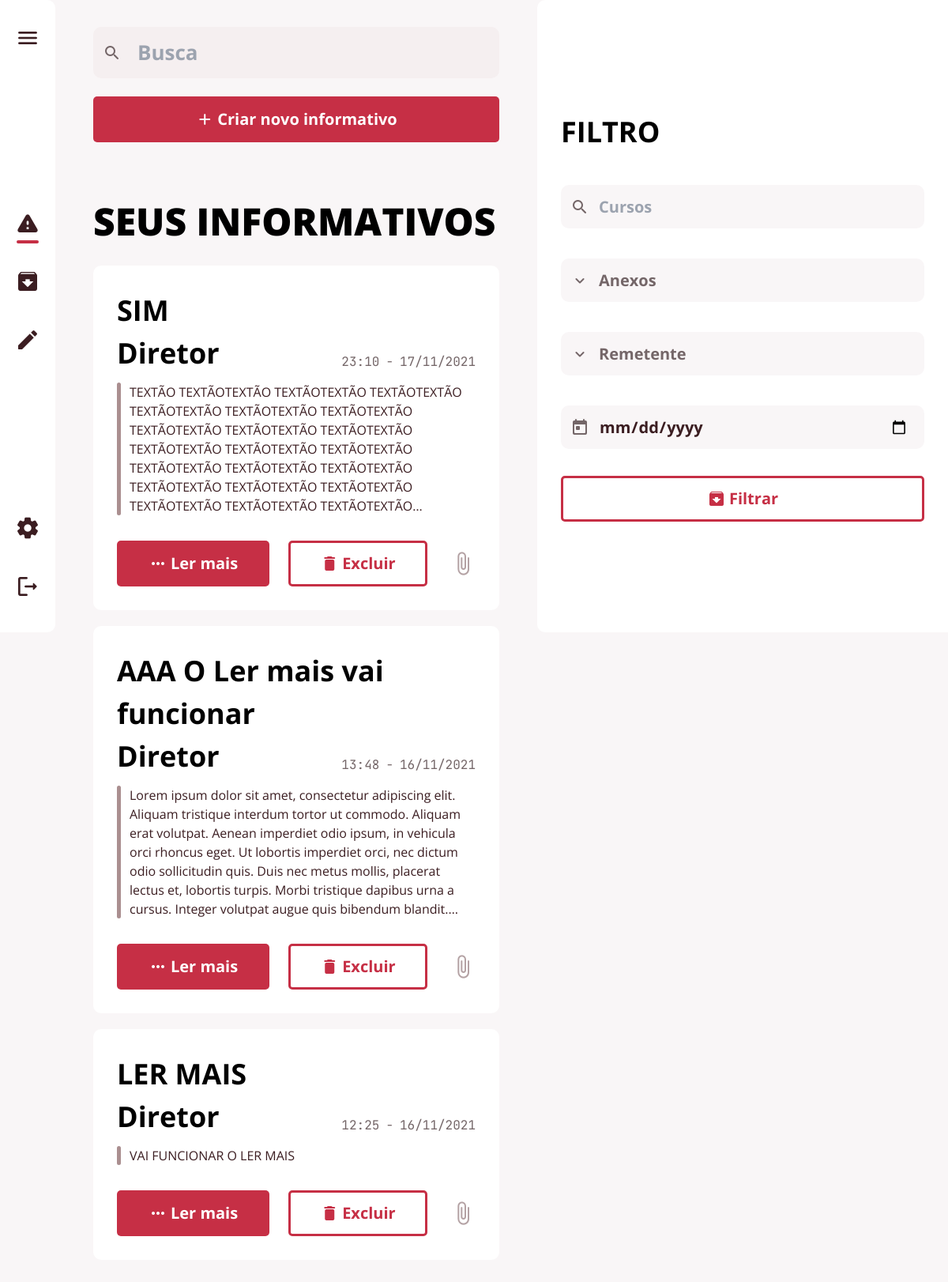
Screenshot of /editar (signed in) with the database file from the repository.
### app/database/models.py (models this page shows, shortened)
class Postagem(db.Model):
    __tablename__ = "postagem"
    id = db.Column(db.Integer, primary_key=True, autoincrement=True)
    titulo = db.Column(db.String(150), nullable=False)
    texto = db.Column(db.String(150), nullable=False)
    data = db.Column(db.DateTime, default=datetime.now)
    postagem_arquivada = db.relationship('Arquivadas')
    user_id = db.Column(db.Integer, db.ForeignKey('user.id'))
    destinatario = db.relationship('Papel',
                                   secondary=postagem_papel_tabela,
                                   back_populates='postagem')

class Papel(db.Model):
    __tablename__ = "papel"
    id = db.Column(db.Integer, primary_key=True, autoincrement=True)
    nome = db.Column(db.String(150), unique=True, nullable=False)
    pode_editar = db.Column(db.Boolean, default=0)
    admin = db.Column(db.Boolean, default=0)
    postagem = db.relationship('Postagem',
                               secondary=postagem_papel_tabela,
                               back_populates='destinatario')
    user = db.relationship('User',
                           secondary=user_papel_tabela,
                           back_populates='papeis')
    def __repr__(self):
        return self.nome

### app/view.py (the view, shortened to what this page needs)
@ routes.route('/editar', methods=['POST', 'GET'])
@ login_required
def edit():
    form = SelectForm()
    form.select.choices = [(select.id, select.nome)
                           for select in Papel.query.join(Papel.user).filter(User.id != user.id).all()]
    papel = db.session.query(Papel.nome).all()
    print(papel)
    user_papel = papel_postagem(user.papeis)
    print(form.select.data)
    if not user_edit():
        return redirect(url_for('view.inicio'))
    posts = db.session.query(Postagem).filter(
        Postagem.user_id == user.id).order_by(Postagem.data.desc()).all()
    '''if request.method == 'GET':
        busca = request.form.get("busca")
        if busca:
            busca = f"%{busca}%"
            search_post = db.session.query(Postagem).filter(
                Postagem.user_id == user.id).filter(Postagem.titulo.like(
                    busca)).order_by(Postagem.data.desc()).all()
            posts = search_post
        filtro_data = request.form.get("data")
        if filtro_data:
            filtro_data = f"%{filtro_data}%"
            filtro_data = db.session.query(Postagem).filter(
                Postagem.user_id == user.id).filter(Postagem.titulo.like(
                    busca)).order_by(Postagem.data.desc()).all()
            posts = filtro_data'''
    return render_template('editar.html', posts=posts, user=user, user_papel=user_papel, papel=papel, user_edit=user_edit(), form=form)

### app/formulario/registerForm.py
class SelectForm(FlaskForm):
    select = ChosenSelectMultipleField("Enviar para", choices=[])

### app/formulario/registerForm.py (called while the page is built)
def _add_chosen_class(kwargs):
    if 'render_kw' in kwargs:
        if 'class' in kwargs['render_kw']:
            kwargs['render_kw']['class'] += ' chosen-select'
        else:
            kwargs['render_kw']['class'] = 'chosen-select'
    else:
        kwargs['render_kw'] = {'class': 'chosen-select'}

### app/view.py (called while the page is built)
def user_edit():
    user_edit = db.session.query(Papel.pode_editar).join(
        Papel.user).filter(User.id == user.id).all()
    for edit in user_edit:
        if edit:
            user_edit = edit[0]
        break
    return user_edit

def papel_postagem(papel):
    return ', '.join(map(str, papel))

### app/templates/editar.html (shortened to what this page needs)
{% extends 'base.html' %}
{% block head %}
<link rel="stylesheet" href="{{url_for('static', filename='style/editar.css')}}">
{% endblock %}
{% block btn_criar %}
<div class="create-btn-box">
    <button class="btn btn-full btn-popup" id="btnpop">
        <span class="material-icons-round">add</span>
        <p>Criar novo informativo</p>
    </button>
</div>
{% endblock %}
{% block main_text %}SEUS INFORMATIVOS{% endblock %}
{% block main %}
{% for post in posts %}
<div class="card-box">
    <h2 class="title-text">{{ post.titulo }}</h2>
    <div class="text-title-area">
        <h3 class="sender-name">{{ user_papel }}</h3>
        <div class="send-date">
            <p class="hour">{{ post.data.strftime('%H:%M') }}</p>
            <p class="date">{{ post.data.strftime('%d/%m/%Y') }}</p>
        </div>
    </div>
    <div class="text-area text-area--short">
        <p>{{ post.texto }}</p>
    </div>
    <div class="bottom-buttons">
        <button class="F-btn btn btn-full" onClick="abrirPopup({{ post.id }})">
            <span class="material-icons-round">more_horiz</span>
            <p>Ler mais</p>
        </button>
        <button class="F-btn btn btn-empty" onClick="deletarPost({{ post.id }})">
            <span class="material-icons-round">delete</span>
            <p>Excluir</p>
        </button>
        <span class="material-icons-round card-icon">
        </span>
    </div>
</div>
{% endfor %}
{% endblock %}

### app/static/style/base.css (style rules this page uses)
* { margin: 0; padding: 0; box-sizing: border-box; }
:root { --card-bg-color:#fff; --primary-bg-color:#f9f6f7; --secondary-bg-color:#f5eff0; --headline-text-color:#000; --primary-text-color:#3b1d21; --secondary-text-color:#746668; --btn-text-color:#fff; --faded-text-color:#aa8f90; --faded-icon-color:#b4a2a4; --primary-accent-color:#c62f45; --h1-font-size:3rem; --h2-font-size:2.25rem; --h3-font-size:1.25rem; --h4-font-size:0.70rem; --p-font-size:1rem; --menu-font-size:1.75rem; --search-font-size:1.625rem; --regular:400; --medium:500; --semi-bold:600; --bold:700; --extra-bold:900; --small-icon:1.5rem; --medium-icon:2rem; --big-icon:3.5rem; --extra-big-icon:15rem; --search-icon:1.75rem; --main-border-radius:10px; --button-border-radius:5px; --default-gap: 30px; }
body { font-family: 'Open Sans', sans-serif; }
button { background: none; border: none; }
.btn { font-family: 'Open Sans', sans-serif; font-size: var(--h3-font-size); font-weight: var(--bold); padding: .7em 2em .7em 2em; display: flex; align-items: center; gap: .2em; border-radius: var(--button-border-radius); cursor:pointer; white-space: nowrap; }
.btn p { float: left; }
.btn span { float: left; font-size: var(--small-icon) }
button { cursor: pointer; }
.btn-full { background-color: var(--primary-accent-color); color:var(--btn-text-color); }
.btn-empty { background-color: transparent; color:var(--primary-accent-color); outline: 3px solid var(--primary-accent-color); outline-offset: -3px; }
.sender-name { font-size: var(--h2-font-size); font-weight: var(--bold); }
body { background-color: var(--primary-bg-color); }
.card-box { margin-top: 20px; width: 100%; height: auto; background-color: var(--card-bg-color); padding: 30px; border-radius: var(--main-border-radius); }
.text-title-area { flex-direction: row; display: flex; align-items: flex-end; justify-content: space-between; }
.title-text { font-size: var(--h2-font-size); font-weight: var(--bold); }
.send-date { display: flex; }
.send-date .hour::after { content: '-'; margin: 0 .5em; }
.send-date p { font-weight: var(--regular); line-height: 2em; color: var(--secondary-text-color); font-family: 'JetBrains Mono', monospace; }
.text-area { margin-top: 10px; color: var(--primary-text-color); }
.text-area p { position: relative; padding-left: 1em; font-weight: var(--regular); }
.text-area--short p { word-wrap: break-word; overflow: hidden; display: -webkit-box; -webkit-line-clamp: 7; -webkit-box-orient: vertical; text-overflow: ellipsis; }
.text-area p::before { content: ''; height: 100%; width: .3em; background-color: var(--faded-text-color); display: inline-block; left:0; position: absolute; border-radius: 3em; }
.bottom-buttons { display: flex; gap:1.5em; margin-top: 2em; align-items: center; justify-content: space-between; }
.bottom-buttons .card-icon { font-size: var(--medium-icon); flex: auto; text-align: end; color: var(--faded-icon-color); }
@media screen and (max-width: 1200px) { :root { --extra-big-icon: 10em; } }

### app/static/style/editar.css (style rules this page uses)
.create-btn-box { display: flex; margin-top: 1.2em; margin-bottom: 4em; align-items: center; }
.create-btn-box button { width: 100%; justify-content: center; }

### rows the page displays
Postagem: titulo "SIM", data "23:10", data "17/11/2021", texto "TEXTÃO TEXTÃOTEXTÃO TEXTÃOTEXTÃO TEXTÃOTEXTÃO TEXTÃOTEXTÃO TEXTÃOTEXTÃO TEXTÃOTEXTÃO TEXTÃOTEXTÃO TEXTÃOTEXTÃO TEXTÃOTEXTÃO TEXTÃOTEXTÃO TEXTÃOTEXTÃO TEXTÃOTEXTÃO TEXTÃOTEXTÃO TEXTÃOTEXTÃO TEXTÃOTEXTÃO TEXTÃOTEXTÃO TEXTÃOTEXTÃO TEXTÃOTEXTÃO TEXTÃOTEXTÃO TEXTÃOTEXTÃO…"
Papel: nome "Diretor"
Postagem: titulo "AAA O Ler mais vai funcionar", data "13:48", data "16/11/2021", texto "Lorem ipsum dolor sit amet, consectetur adipiscing elit. Aliquam tristique interdum tortor ut commodo. Aliquam erat volutpat. Aenean imperdiet odio ipsum, in vehicula orci rhoncus eget. Ut lobortis imperdiet orci, nec dictum odio sollicitudin quis. Duis nec metus mollis, placerat lectus et, lobortis turpis. Morbi tristique dapibus urna a cursus. Integer volutpat augue quis bibendum…"
Postagem: titulo "LER MAIS", data "12:25", data "16/11/2021", texto "VAI FUNCIONAR O LER MAIS"
